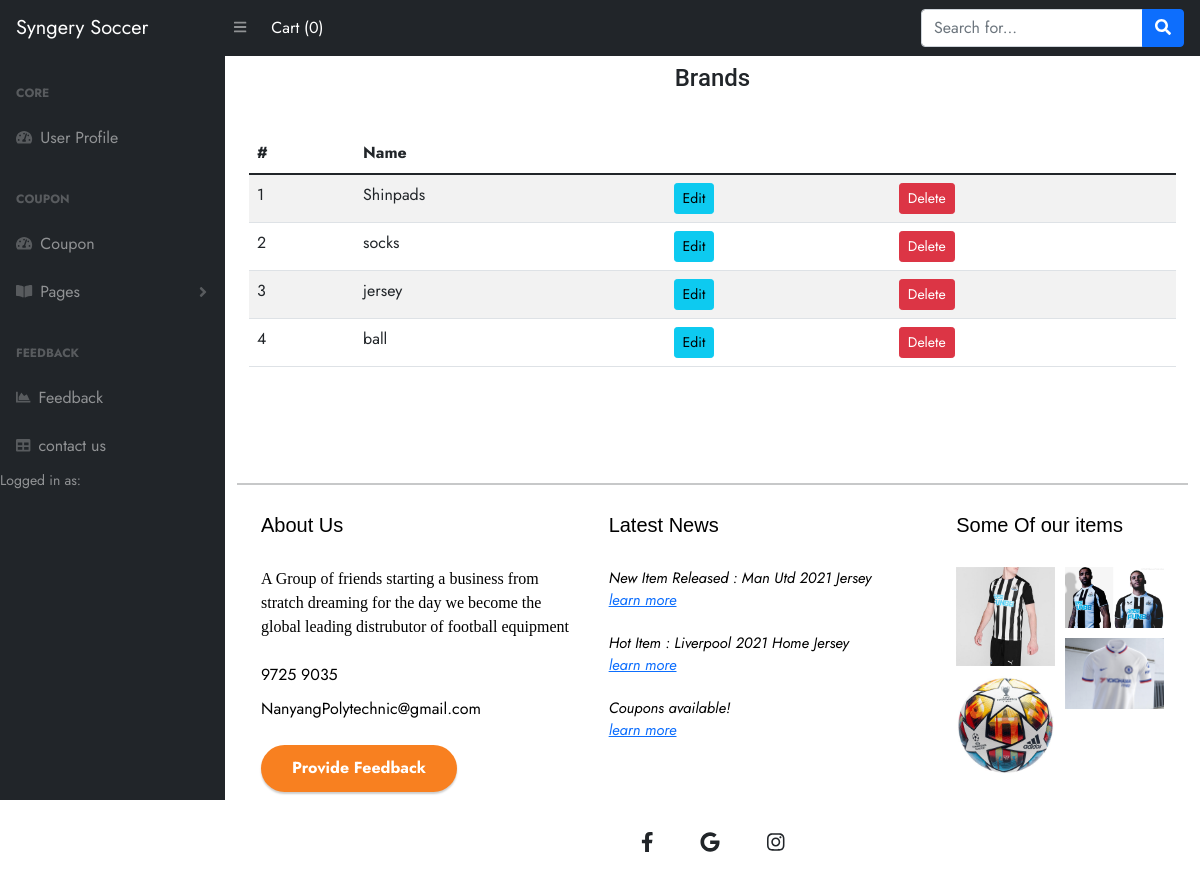
/categories, run on an earlier commit of the app's database.
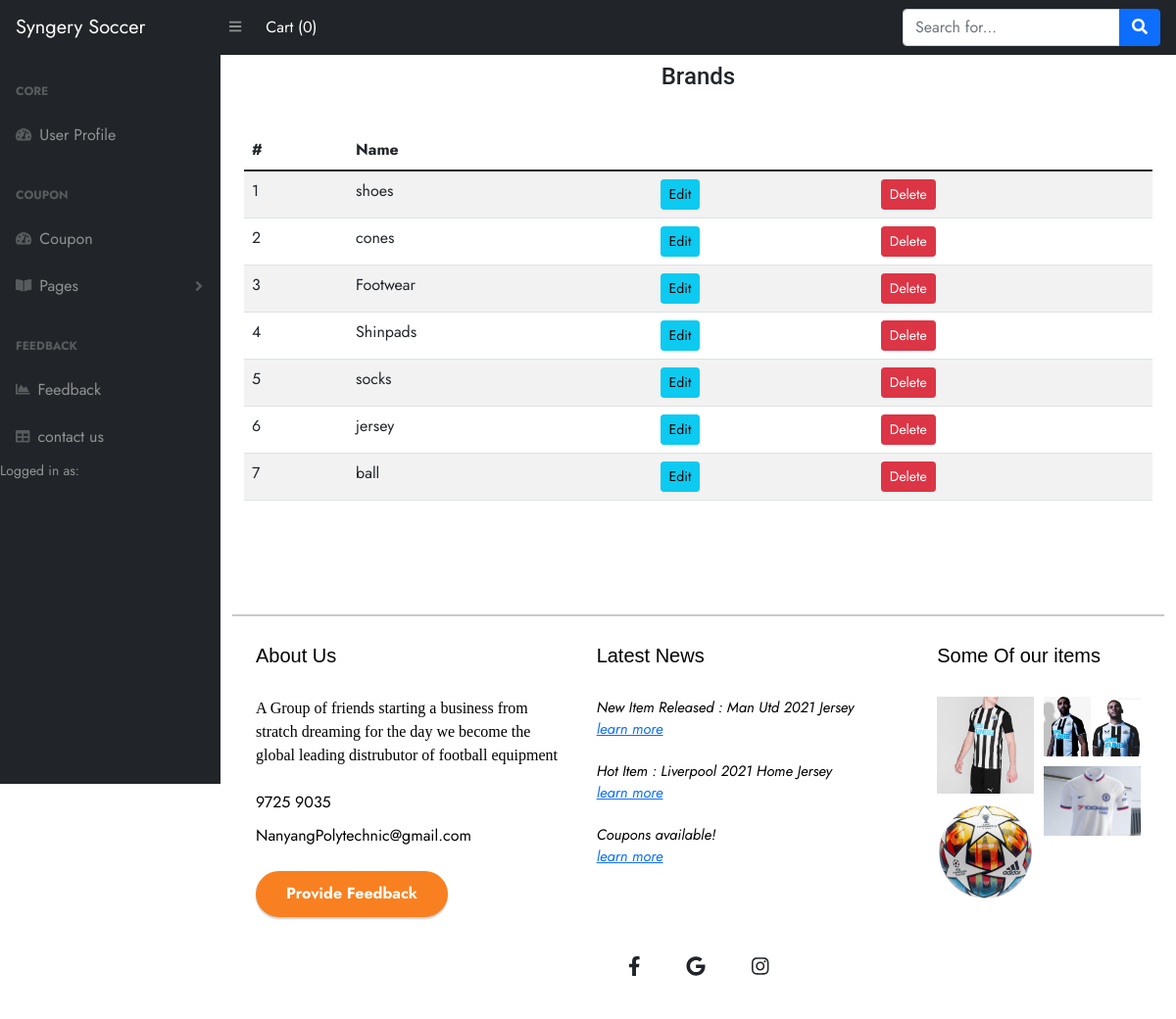
And on a later commit of the database.
### __init__.py (models this page shows, shortened)
class Category(db.Model):
    id = db.Column(db.Integer, primary_key=True)
    name = db.Column(db.String(30), unique=True, nullable=False)

### __init__.py (the view)
@app.route('/categories')
def categories():
    categories = Category.query.order_by(Category.id.desc()).all()
    return render_template('admin/brand.html', title='categories',categories=categories)

### template/admin/brand.html (shortened to what this page needs)
{% extends 'base.html' %}
{% block content %}
<div class="container">
    <h3 class="text-center  p-2 h4">Brands</h3>
    <br>
    <table class="table table-striped table-hover">
        <thead>
            <th>#</th>
            <th>Name</th>
        </thead>
        <tbody>
         {% if brands %}
          {% for brand in brands %}
          <tr>
            <td>{{loop.index}}</td>
            <td style="text-transform: capitalize;">{{ brand.name }}</td>
            <td><a href="{{url_for('updatebrand', id=brand.id)}}" class="btn btn-sm btn-primary">Edit</a></td>
            <td><button type="button" class="btn btn-sm btn-danger" data-bs-toggle="modal" data-bs-target="#exampleModal-{{brand.id}}">
              Delete
            </button></td>
          </tr>
<div class="modal fade" id="exampleModal-{{brand.id}}" tabindex="-1" aria-labelledby="exampleModalLabel" aria-hidden="true">
  <div class="modal-dialog">
    <div class="modal-content">
      <div class="modal-header">
        <h5 class="modal-title" id="exampleModalLabel">Modal title</h5>
        <button type="button" class="btn-close" data-bs-dismiss="modal" aria-label="Close"></button>
      </div>
      <div class="modal-body">
        <p class="text-danger">Are you Sure that you want to delete this brand ({{ brand.name }}) </p>
      </div>
      <div class="modal-footer">
        <button type="button" class="btn btn-secondary" data-dismiss="modal">Cancel</button>
        <form action="{{url_for('deletebrand',id=brand.id)}}" method="post">
          <button type="submit" class="btn btn-danger">Delete</button>
        </form>
      </div>
    </div>
  </div>
</div>
          {% endfor %}
          {% else %}
          {% for category in categories %}
          <tr>
            <td>{{loop.index}}</td>
            <td>{{ category.name }}</td>
            <td> <a href="{{url_for('updatecat', id=category.id)}}" class="btn btn-sm btn-info">Edit</a></td>
            <td><button type="button" class="btn btn-danger btn-sm" data-toggle="modal" data-target="#exampleModal-{{category.id}}">
              Delete
            </button></td>
          </tr>
          {% endfor %}
          {% endif %}
        </tbody>
    </table>
</div>
{% endblock content %}

### template/base.html (shortened to what this page needs)
<!DOCTYPE html>
<html lang="en">
    <head>
        <link href="https://cdn.jsdelivr.net/npm/bootstrap@5.1.3/dist/css/bootstrap.min.css" rel="stylesheet">
        <link rel="stylesheet" href="{{ url_for('static' , filename = 'css/dashboard.css') }}">
        <link rel="stylesheet" href="{{ url_for('static' , filename = 'css/base.css') }}">
        <link href="{{url_for('static' , filename = 'css/test.css')}}" rel="stylesheet" />
    </head>
    <body class="sb-nav-fixed">
        <nav class="sb-topnav navbar navbar-expand navbar-dark bg-dark">
            <a class="navbar-brand ps-3" href="{{url_for('Home_Page')}}">Syngery Soccer</a>
            <button class="btn btn-link btn-sm order-1 order-lg-0 me-4 me-lg-0" id="sidebarToggle" href="#!"><i class="fas fa-bars"></i></button>
            <a href="{{url_for('getCart')}}" class="nav-link" style = "color:white;" id = 'cartthing' > Cart ({{ session['Shoppingcart']|length }}) </a>
            <div class="profileicon">
                <div class="nav_right">
                    <ul>
                        <li class="nr_li dd_main">
                        </li>
                        <li class="nr_li">
                        </li>
                    </ul>
                </div>
            </div>
            <form class="form-inline d-md-inline-block form-inline ms-auto me-0 me-md-3 my-2 my-md-0" action="{{url_for('result')}}">
                <div class="input-group">
                    <input class="form-control" type="text" placeholder="Search for..." aria-label="Search for..." aria-describedby="btnNavbarSearch" name = 'q'>
                    <button class="btn btn-primary" id="btnNavbarSearch" type="submit"><i class="fas fa-search"></i></button>
                </div>
            </form>
        </nav>
        <div id="layoutSidenav">
            <div id="layoutSidenav_nav">
                <nav class="sb-sidenav accordion sb-sidenav-dark" id="sidenavAccordion">
                    <div class="sb-sidenav-menu">
                        <div class="nav">
                            <div class="sb-sidenav-menu-heading">Core</div>
                            <a class="nav-link" href="{{url_for('dash')}}">
                                <div class="sb-nav-link-icon"><i class="fas fa-tachometer-alt"></i></div>
                                User Profile
                            </a>
                            <div class="sb-sidenav-menu-heading">Coupon</div>
                            <a class="nav-link" href="{{url_for('coupon')}}">
                                <div class="sb-nav-link-icon"><i class="fas fa-tachometer-alt"></i></div>
                                Coupon
                            </a>
                            <a class="nav-link collapsed" href="#" data-bs-toggle="collapse" data-bs-target="#collapsePages" aria-expanded="false" aria-controls="collapsePages">
                                <div class="sb-nav-link-icon"><i class="fas fa-book-open"></i></div>
                                Pages
                                <div class="sb-sidenav-collapse-arrow"><i class="fas fa-angle-down"></i></div>
                            </a>
                            <div class="sb-sidenav-menu-heading">Feedback</div>
                            <a class="nav-link" href="{{url_for('indexs')}}">
                                <div class="sb-nav-link-icon"><i class="fas fa-chart-area"></i></div>
                                Feedback
                            </a>
                            <a class="nav-link" href="{{url_for('contactUs')}}">
                                <div class="sb-nav-link-icon"><i class="fas fa-table"></i></div>
                                contact us
                            </a>
                        </div>
                        <div class="small">Logged in as: {{current_user.username}}</div>
                    </div>
                </nav>
            </div>
            <div id="layoutSidenav_content">
                <main>
                    <div class="container-fluid px-4">
                        <div class="row">
                            {% block content %}
                            {% endblock %}
                        </div>
                        <div class="row">
                        <hr class="line">
      <footer class="footer-32892 pb-0">
        <div class="site-section">
          <div class="container">
            <div class="row">
              <div class="col-md pr-md-5 mb-4 mb-md-0">
                <h3>About Us</h3>
                <p class="mb-4">A Group of friends starting a business from stratch dreaming for the day we become the global leading distrubutor of football equipment</p>
                <ul class="list-unstyled quick-info mb-4">
                  <li>9725 9035</li>
                  <li>NanyangPolytechnic@gmail.com</li>
                </ul>
                <div class="subscribe">
                    <a href="{{url_for('indexs')}}" class = 'btn btn-submit'>Provide Feedback</a>
                </div>
              </div>
              <div class="col-md mb-4 mb-md-0">
                <h3>Latest News</h3>
                <ul class="list-unstyled tweets">
                  <li class="d-flex">
                    <div>New Item Released : Man Utd 2021 Jersey <br>
                    <a href="{{url_for('home')}}" style = 'text-decoration: underline !important;'>learn more</a>
                    </div>
                  </li>
                  <li class="d-flex">
                    <div>Hot Item : Liverpool 2021 Home Jersey <br>
                    <a href="{{url_for('home')}}" style = 'text-decoration: underline !important;'>learn more</a>
                    </div>
                  </li>
                  <li class="d-flex">
                    <div>Coupons available! <br>
                    <a href="{{url_for('coupon')}}" style = 'text-decoration: underline !important;'>learn more</a>
                    </div>
                  </li>
                </ul>
              </div>
              <div class="col-md-3 mb-4 mb-md-0">
                <h3>Some Of our items</h3>
                <div class="row gallery">
                  <div class="col-6">
                    <a href="#"><img src="{{url_for('static' , filename = 'images/00dbf1128b787e53d334.jpg')}}" alt="Image" class="img-fluid"></a>
                    <a href="#"><img src="{{url_for('static' , filename = 'images/a5f549d3bb2d07128eef.jpg')}}" alt="Image" class="img-fluid"></a>
                  </div>
                  <div class="col-6">
                    <a href="#"><img src="{{url_for('static' , filename = 'images/151c14c4e057500335df.jpg')}}" alt="Image" class="img-fluid"></a>
                    <a href="#"><img src="{{url_for('static' , filename = 'images/ffade0a56e8a91b9391f.jpg')}}"  alt="Image" class="img-fluid"></a>
                  </div>
                </div>
              </div>
                    <footer class="text-center text-white" style="background-color: white;">
                        <div class="container pt-4">
                          <section class="mb-4">
                            <a
                              class="btn btn-link btn-floating btn-lg text-dark m-1"
                              href="https://www.facebook.com/SynergySoccerClub/"
                              role="button"
                              data-mdb-ripple-color="dark"
                              ><i class="fab fa-facebook-f"></i
                            ></a>
                            <a
                              class="btn btn-link btn-floating btn-lg text-dark m-1"
                              href="mailto:syngerysoccer7@example.com"
                              role="button"
                              data-mdb-ripple-color="dark"
                              ><i class="fab fa-google"></i
                            ></a>
                            <a
                              class="btn btn-link btn-floating btn-lg text-dark m-1"
                              href="https://www.instagram.com/synergy_soccer1/"
                              role="button"
                              data-mdb-ripple-color="dark" target = "_blank"
                              ><i class="fab fa-instagram"></i
                            ></a>
                          </section>
                        </div>
                      </footer>
                </div>
              </div>
          </div>
    </footer>
    </div>
        {% block scripts %}
    </body>
</html>
{% endblock %}

### static/css/test.css (style rules this page uses)
* { margin: 0; padding: 0; box-sizing: border-box; list-style: none; font-family: 'Jost', sans-serif; }
.profileicon { position: relative; left:500px; height: 60px; display: flex; justify-content: space-between; align-items: center; padding: 0 50px; margin-top:15px; }
.profileicon .nav_right > ul { display: flex; align-items: center; }
.profileicon .nav_right ul li.nr_li { margin-left: 25px; cursor: pointer; color: #fff; font-size: 20px; position: relative; }

What changed in the data, as far as the page shows it:
added Category: name "shoes"
added Category: name "cones"
added Category: name "Footwear"
